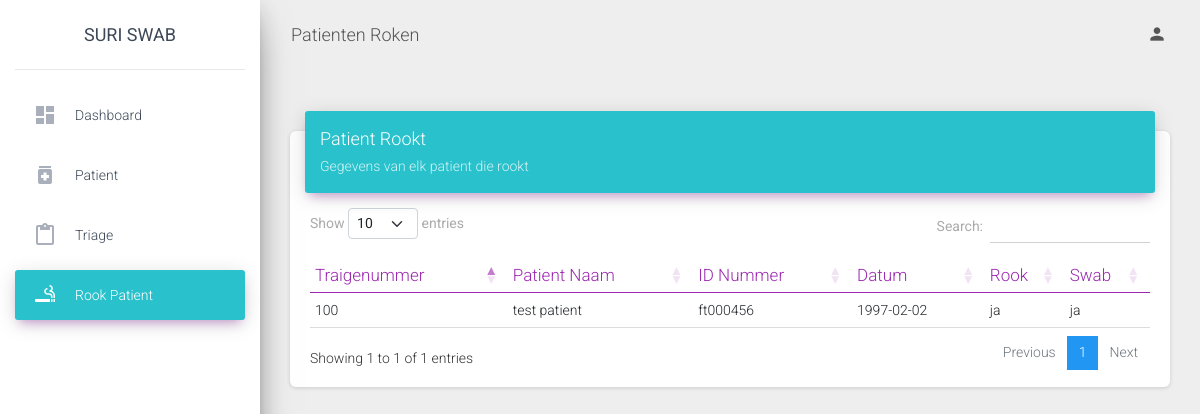
Page /assistent/view/rook.php (signed in) on the committed database.
### tables this page shows
CREATE TABLE `triage` (
  `triagenummer` int(11) NOT NULL,
  `id_patient` int(11) NOT NULL,
  `id_gebruikers` int(11) NOT NULL,
  `datum_traige` date NOT NULL,
  `ziekten` varchar(30) NOT NULL,
  `contact_naam` varchar(30) NOT NULL,
  `contact_datum` date NOT NULL,
  `contact_omschrijving` text NOT NULL,
  `contact` text NOT NULL,
  `bewezen` varchar(30) NOT NULL,
  `contact_ziek` varchar(30) NOT NULL,
  `roken` varchar(30) NOT NULL,
  `hoesten` varchar(30) NOT NULL,
  `kortademig` varchar(30) NOT NULL,
  `keelpijn` varchar(30) NOT NULL,
  `koorts` varchar(30) NOT NULL,
  `rillingen` varchar(30) NOT NULL,
  `hoofdpijn` varchar(30) NOT NULL,
  `spierpijn` varchar(30) NOT NULL,
  `misselijkheid` varchar(30) NOT NULL,
  `diarree` varchar(30) NOT NULL,
  `Vsmaak` varchar(30) NOT NULL,
  `Vreuk` varchar(30) NOT NULL,
  `Asymp` varchar(30) NOT NULL,
  `omschrijving` text NOT NULL,
  `Zindruk` varchar(30) NOT NULL,
  `Momschrijving` text NOT NULL,
  `swab` varchar(30) NOT NULL,
  `dhoesten` date NOT NULL,
  `dkortademigheid` date NOT NULL,
  `dkeelpijn` date NOT NULL,
  `dkoorts` date NOT NULL,
  `drillingen` date NOT NULL,
  `dhoofdpijn` date NOT NULL,
  `dspierpijn` date NOT NULL,
  `dmisselijkheid` date NOT NULL,
  `ddiarree` date NOT NULL,
  `dsmaak` date NOT NULL,
  `dreuk` date NOT NULL,
  `dsymptomen` date NOT NULL
);

CREATE TABLE `patient` (
  `id_patient` int(11) NOT NULL,
  `id_gebruikers` int(11) NOT NULL,
  `id_district` int(11) NOT NULL,
  `naam` varchar(30) NOT NULL,
  `voornaam` varchar(30) NOT NULL,
  `nationaliteit` varchar(30) NOT NULL,
  `id_nummer` varchar(30) NOT NULL,
  `geslacht` varchar(30) NOT NULL,
  `adres` varchar(30) NOT NULL,
  `geboortedatum` date NOT NULL,
  `datum` date NOT NULL,
  `beroep` varchar(30) NOT NULL,
  `huisarts` varchar(30) NOT NULL
);

### assistent/view/rook.php (the view, shortened to what this page needs)
<?php
include '../../db/connection.php';
?>
<!DOCTYPE html>
<html lang="en">
<head>
  <link rel="stylesheet" href="https://maxcdn.bootstrapcdn.com/font-awesome/latest/css/font-awesome.min.css">
  <link href="https://cdn.jsdelivr.net/npm/bootstrap@5.0.1/dist/css/bootstrap.min.css" rel="stylesheet">
  <link href="../../assets/css/material-dashboard.css?v=2.1.2" rel="stylesheet" />
  <link href="../../assets/demo/demo.css" rel="stylesheet" />
 <link href="https://cdn.datatables.net/1.10.25/css/dataTables.bootstrap5.min.css" rel="stylesheet">
</head>
<body class="">
  <div class="wrapper ">
    <div class="sidebar" data-color="purple" data-background-color="white" data-image="../assets/img/sidebar-1.jpg" >
       <div class="logo"><a href="" class="simple-text logo-normal">
          Suri Swab
        </a></div>
      <div class="sidebar-wrapper">
        <ul class="nav">
          <li class="nav-item   ">
            <a class="nav-link" href="./dashboard.php">
              <i class="material-icons">dashboard</i>
              <p>Dashboard</p>
            </a>
          </li>
          <li class="nav-item">
            <a class="nav-link" href="./patient.php">
              <i class="material-icons">medication</i>
              <p>patient</p>
            </a>
          </li>
          <li class="nav-item">
            <a class="nav-link" href="./triage.php">
              <i class="material-icons">content_paste</i>
              <p>Triage </p>
            </a>
          </li>
          <li class="nav-item active">
            <a class="nav-link" href="./rook.php" style="background-color: #29c2cc">
              <i class="material-icons">smoking_rooms</i>
              <p>Rook patient</p>
            </a>
          </li>
        </ul>
      </div>
    </div>
    <div class="main-panel">
      <nav class="navbar navbar-expand-lg navbar-transparent navbar-absolute fixed-top ">
        <div class="container-fluid">
          <div class="navbar-wrapper">
            <a class="navbar-brand" href="javascript:;">Patienten Roken</a>
          </div>
          <div class="collapse navbar-collapse justify-content-end">
            <ul class="navbar-nav">
              <li class="nav-item dropdown">
                <a class="nav-link" href="javascript:;" id="navbarDropdownProfile" data-toggle="dropdown" aria-haspopup="true" aria-expanded="false">
                  <i class="material-icons">person</i>
                </a>
              </li>
            </ul>
          </div>
        </div>
      </nav>
  <div class="content">
    <div class="container-fluid">
      <div class="row">
        <div class="col-md-12">
              </div>
          </div>
          <div class="row">
            <div class="col-md-12">
              <div class="card">
                <div class="card-header card-header-primary" style="background: #29c2cc">
                  <div class="row">
                    <div class="col-md-4">
                        <h4 class="card-title ">Patient Rookt</h4>
                        <p class="card-category"> Gegevens van elk patient die rookt</p>
                       </div>
                          <div class="col-md-4">
                          </div>
    <div class="col-md-4 ">
            </div>
                </div>
                </div>
                <div class="card-body">
                  <div class="table-responsive">
                    <table class="table" id="myTable">
                      <thead class=" text-primary">
                        <th>
                          Traigenummer
                        </th>
                        <th>
                          Patient Naam
                        </th>
                        <th>
                          ID Nummer
                        </th>
                        <th>
                          Datum
                        </th>
                        <th>
                          Rook
                        </th>
                        <th>
                          Swab
                        </th>
                      </thead>
                      <tbody>
                      <?php
                      $sql = "SELECT * FROM triage LEFT JOIN patient ON triage.id_patient = patient.id_patient WHERE triage.id_gebruikers = '".$_SESSION['id']."' AND roken ='ja' AND swab ='ja'";
                      $result = $conn->query($sql);
                                    if ($result->num_rows > 0) {
                                        while ($row = $result->fetch_assoc()) {
                      ?>
                      <tr>
                                                <td><?php echo $row['triagenummer']; ?></td>
                                                <td><?php echo $row['naam']; ?></td>
                                                <td><?php echo $row['id_nummer']; ?></td>
                                                <td><?php echo $row['datum_traige']; ?></td>
                                                <td><?php echo $row['roken']; ?></td>
                                                <td><?php echo $row['swab']; ?></td>
                      </tr>
                                    <?php
                                        }
                                    } else {
                                      echo "";
                                    }
                                    ?>
                      </tbody>
                    </table>
                  </div>
                </div>
              </div>
            </div>
          </div>
        </div>
      </div>
</body>
</html>

### rows in the picture
triage: triagenummer "100", id_patient.naam "test patient", id_patient.id_nummer "ft000456", datum_traige "1997-02-02", roken "ja", swab "ja"
